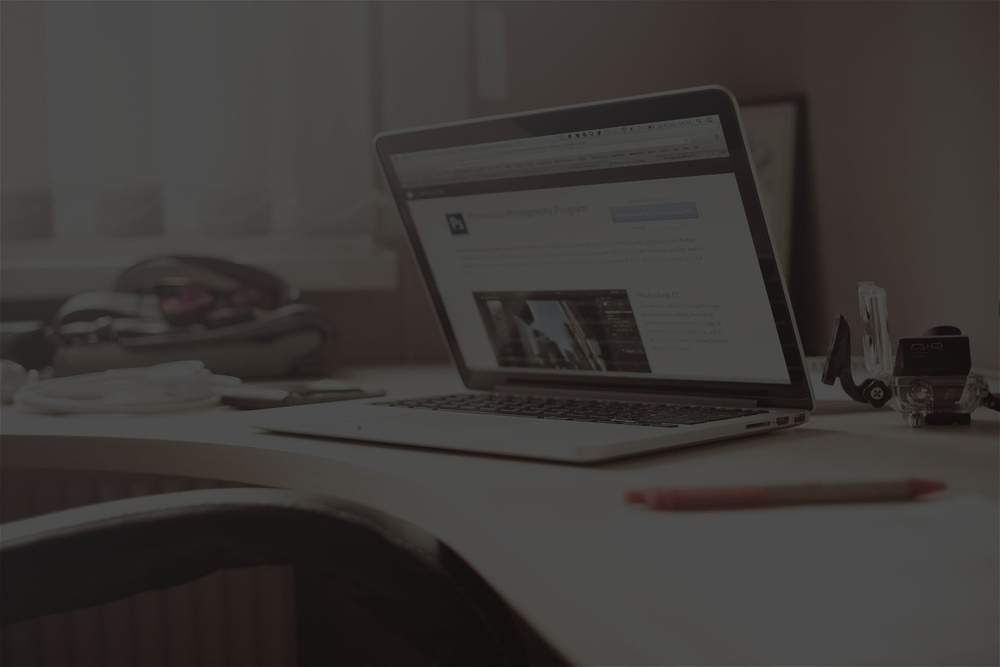
#> input picture ProjectIris/Content/img/app-header-bg.jpg, 1000 x 667 px, shrunk from 1920 x 1280 before the run
$ python -i GaborKernel.py   (imports and definitions only)   (older library calls are emulated)
#> lines starting #> are read from the running program, lines starting #| are printed output that depends on the picture
# [55 lines of commented-out code are left out]


import matplotlib.pyplot as plt
import math
import numpy as np
import cv2

def gaborConvolve(img):
    filters = build_filters(0)
    filters2 = build_filters(1)
    cimgReal = convolveImage(img, filters)
    cimgImagine = convolveImage(img, filters2)

    #img = img[:,:,0]
    #cimgReal, cimgImagine = gabor_filter(img, frequency=0.8, theta=0, bandwidth=1, sigma_x=None, sigma_y=None, n_stds=3, offset=0, mode='reflect', cval=0)

    #Convert to Gray Scale
    cimgReal = cimgReal[:,:,0]
    cimgImagine = cimgImagine[:,:,0]
    cimgReal = cv2.cvtColor(cimgReal, cv2.COLOR_GRAY2BGR)
    cimgImagine = cv2.cvtColor(cimgImagine, cv2.COLOR_GRAY2BGR)

    # [10 lines of commented-out code are left out]

    return cimgReal, cimgImagine

#When Phase = 0, we get Real Image. When Phase = 1, we get Imaginary Image
def build_filters(phase):
    filters = []
    #Kernel Size - (Odd and Square for optimum results)
    ksize = 31
    #Width of Gaussian Envelope used in the gabor Kernel
    sigma = 4.5
    #Wavelength of Sine Carrier
    lambd = 9
    #Controls the ellipticity of the gaussian. When gamma = 1, the gaussian envelope is circular
    gamma = 0.5
    #Phase offset
    if phase == 0:
        psi = math.sin(90)
    else:
        psi = math.cos(90)

    for theta in np.arange(0, 180, 20):
        kern = cv2.getGaborKernel((ksize, ksize), sigma, theta, lambd, gamma, psi, ktype=cv2.CV_32F)
        kern /= 1.5*kern.sum()
        filters.append(kern)
    return filters

def convolveImage(img, filters):
    accum = np.zeros_like(img)
    for kern in filters:
        #plt.imshow(kern)
        #plt.show()
        fimg = cv2.filter2D(img, cv2.CV_8UC3, kern)
        np.maximum(accum, fimg, accum)
    return accum

>>> import cv2
>>> picture = cv2.imread('../../Content/img/app-header-bg.jpg')
#> picture is the input picture: shape (667, 1000, 3); mean B, G, R 54.7, 57.1, 60.4
>>> result = gaborConvolve(picture)
#> the loop in convolveImage, `for kern in filters:` made 9 passes
#> pass 1, in convolveImage, `fimg = cv2.filter2D(img, cv2.CV_8UC3, kern)`:
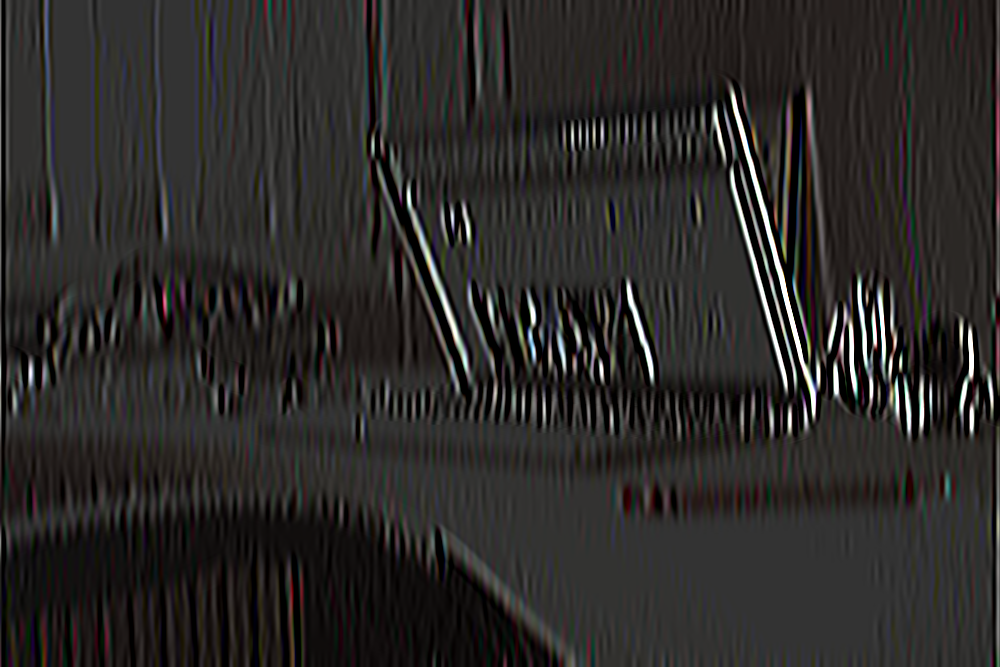
#> fimg: shape (667, 1000, 3); mean B, G, R 40.2, 41.8, 43.8
#> after the loop in convolveImage, `for kern in filters:`:
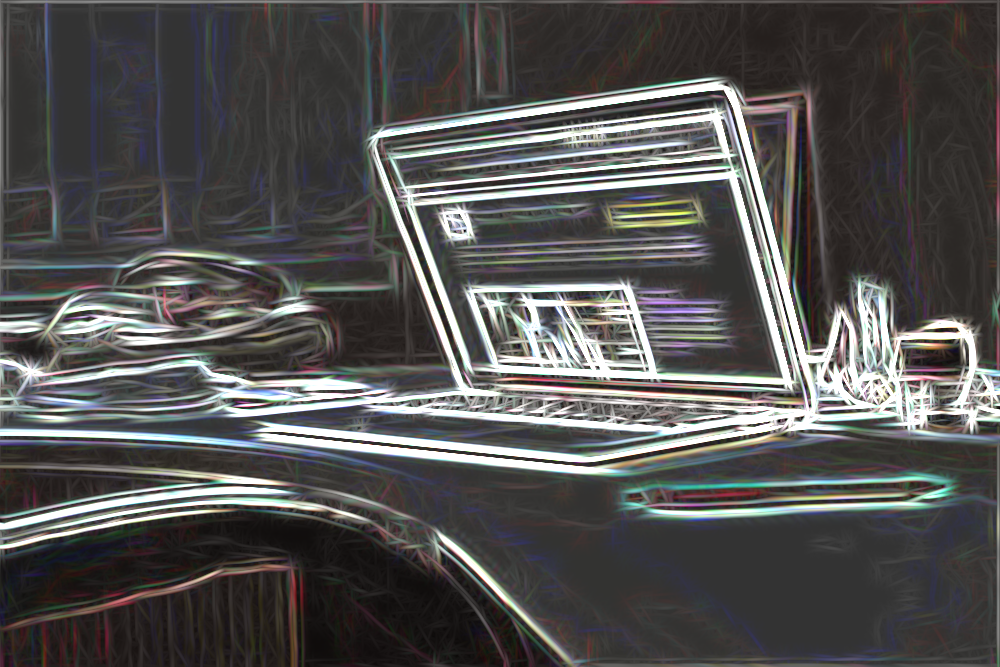
#> accum: shape (667, 1000, 3); mean B, G, R 81.9, 82.8, 83.8
#> in convolveImage (call 2), `accum = np.zeros_like(img)`: accum: shape (667, 1000, 3); every value is 0
#> the loop in convolveImage (call 2), `for kern in filters:` made 9 passes
#> pass 1, in convolveImage (call 2), `fimg = cv2.filter2D(img, cv2.CV_8UC3, kern)`:
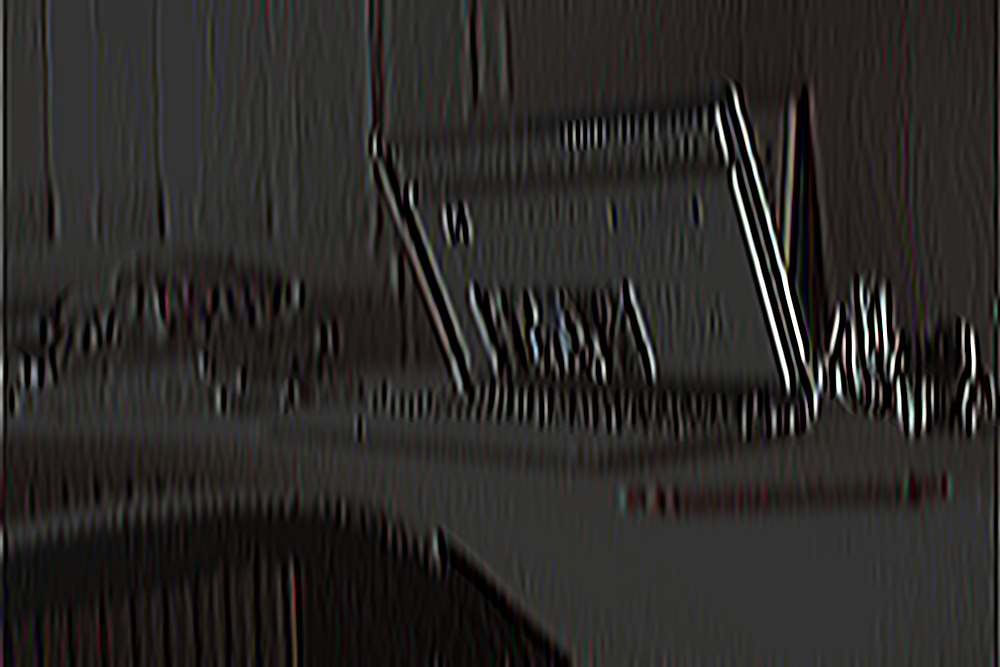
#> fimg: shape (667, 1000, 3); mean B, G, R 38.8, 40.4, 42.4
#> pass 3, in convolveImage (call 2), `fimg = cv2.filter2D(img, cv2.CV_8UC3, kern)`:
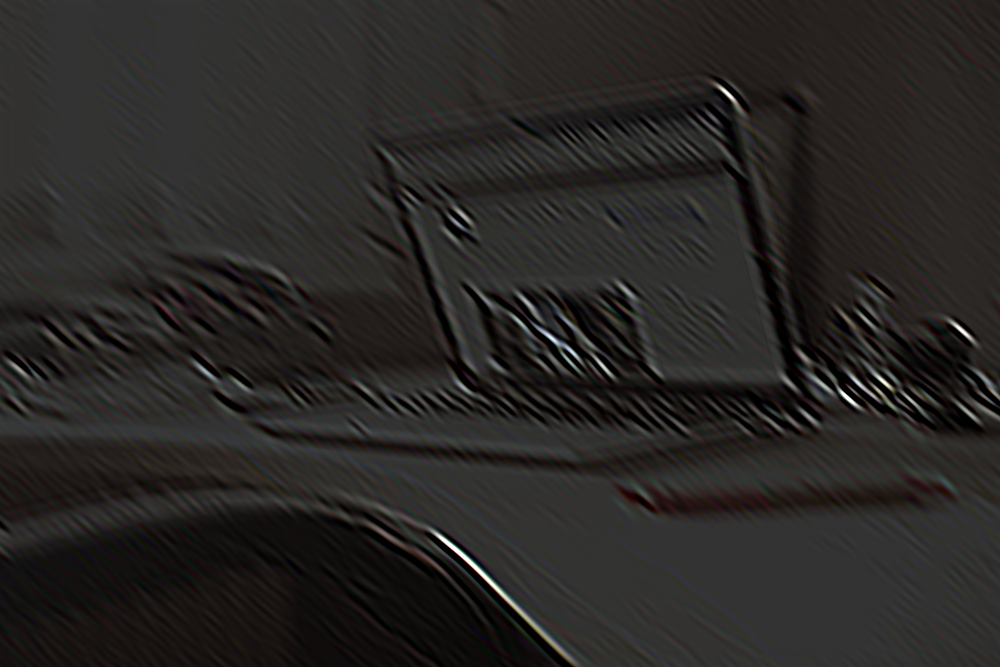
#> fimg: shape (667, 1000, 3); mean B, G, R 37.3, 39, 41
#> after the loop in convolveImage (call 2), `for kern in filters:`:
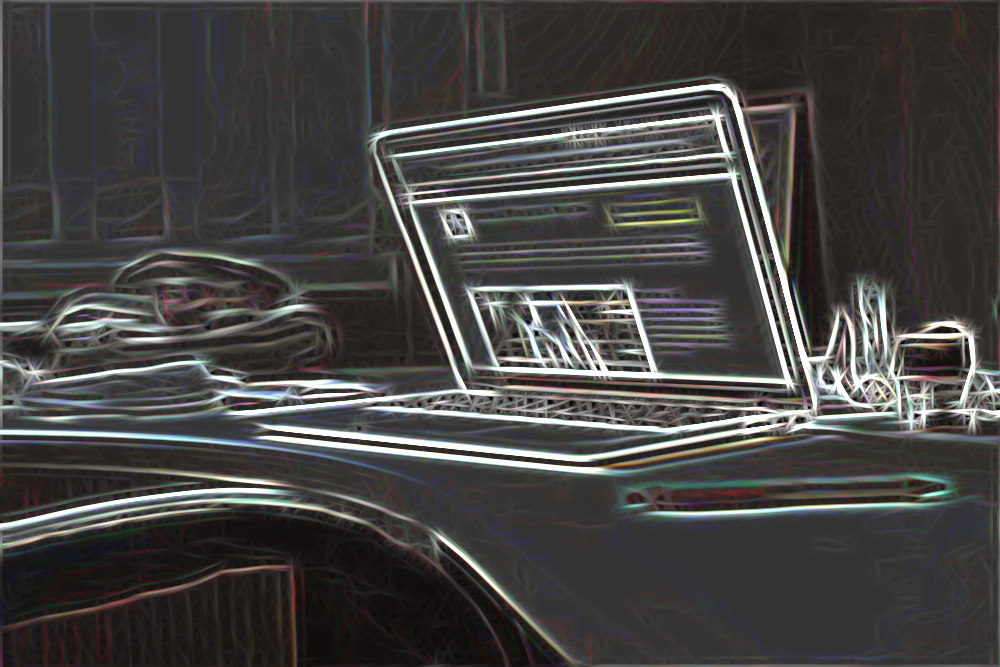
#> accum: shape (667, 1000, 3); mean B, G, R 67.2, 68.4, 69.7
#> in gaborConvolve, `cimgReal = cimgReal[:,:,0]`:
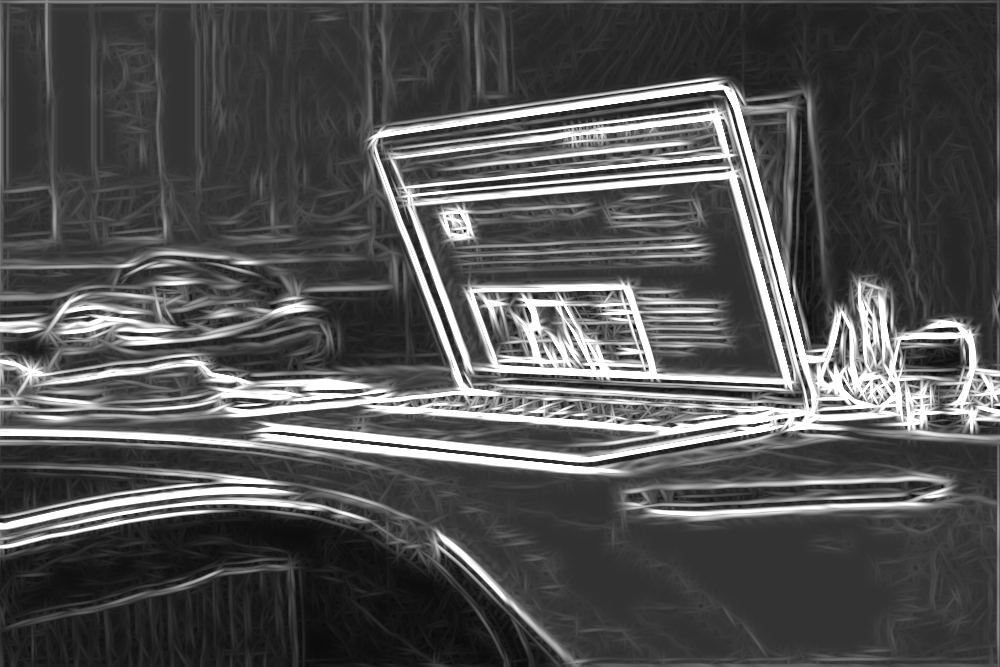
#> cimgReal: shape (667, 1000); min 0, max 255, mean 81.9
#> in gaborConvolve, `cimgImagine = cimgImagine[:,:,0]`:
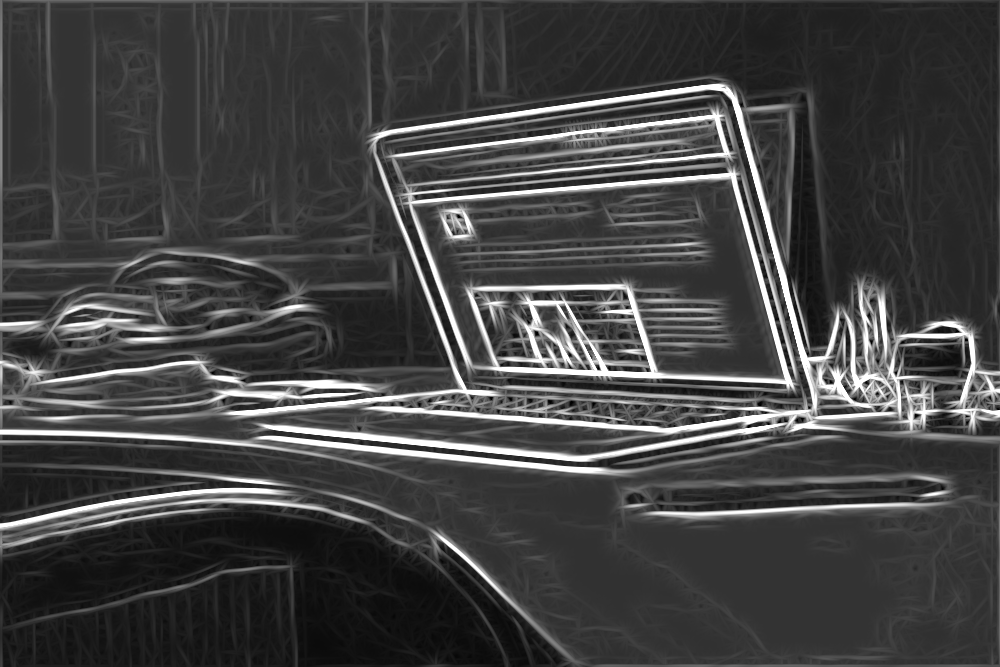
#> cimgImagine: shape (667, 1000); min 0, max 255, mean 67.2

$ run again, on ProjectIris/Content/img/contact-us-bg.jpg
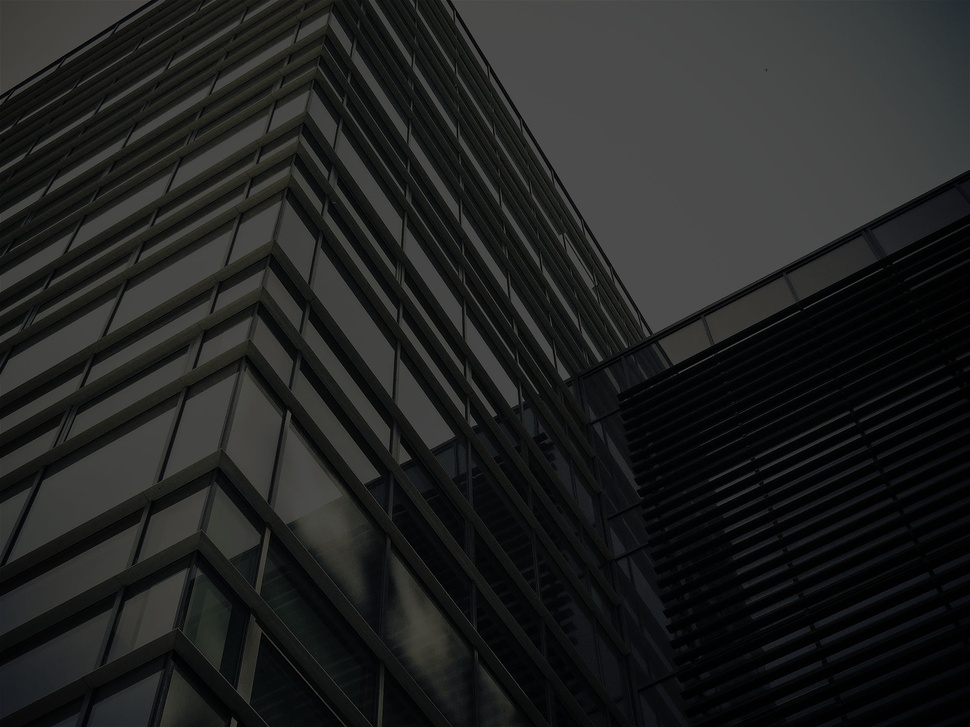
#> input picture ProjectIris/Content/img/contact-us-bg.jpg, 970 x 727 px, shrunk from 1980 x 1485 before the run
#> picture is the input picture: shape (727, 970, 3); mean B, G, R 33.5, 34.3, 33.2
#> after the loop in convolveImage, `for kern in filters:`:
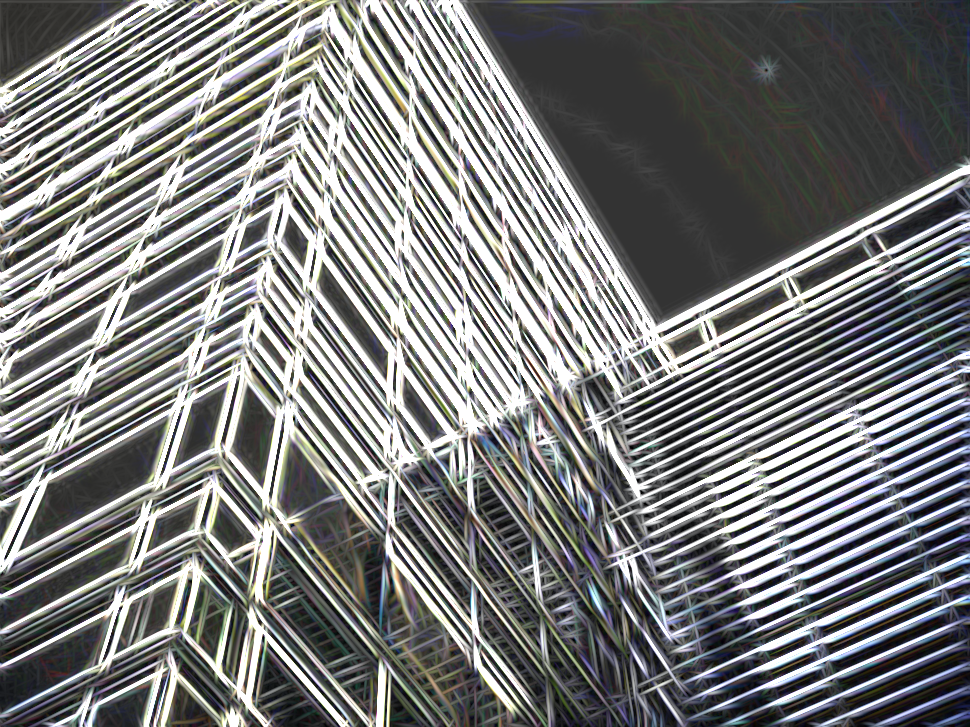
#> accum: shape (727, 970, 3); mean B, G, R 123, 123.3, 122.4
#> in gaborConvolve, `cimgImagine = cimgImagine[:,:,0]`:
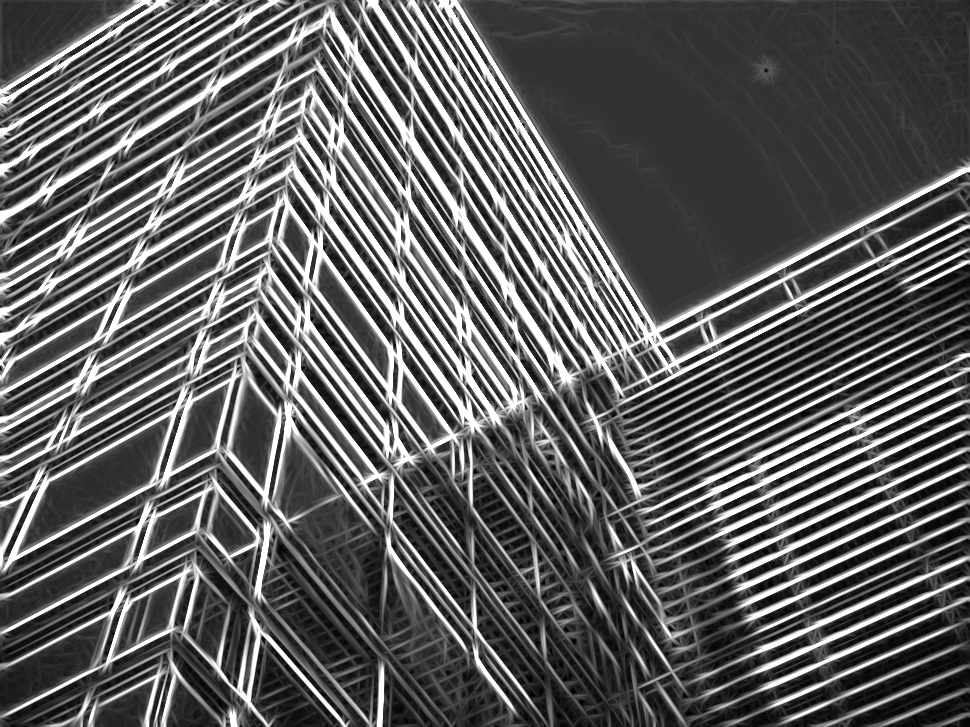
#> cimgImagine: shape (727, 970); min 0, max 255, mean 95.1
